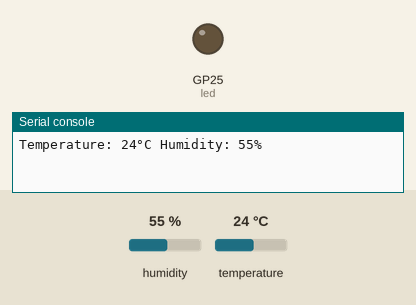
Recording of a program running on a simulated Raspberry Pi Pico running MicroPython. On the bench: output pins drawn as LEDs (lit = HIGH), the last lines printed to the serial console. The test bench sets the inputs (shaded band); at power-on: humidity 55 %, temperature 24 °C.

Above: at 1.2 s.
1.3 s: humidity set to 79 %
3.5 s: humidity set to 82 %
At 5.5 s:
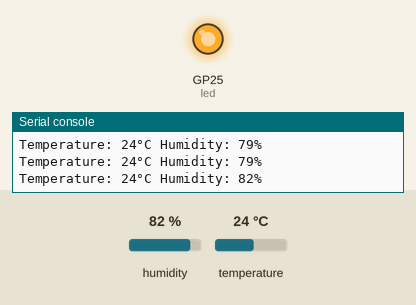
6.1 s: humidity set to 22 %
At 7.7 s:
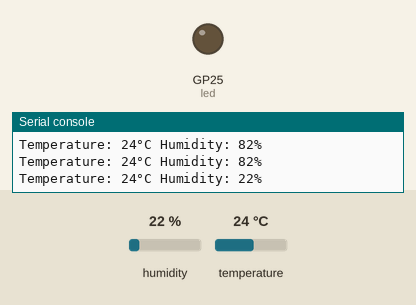
8.3 s: humidity set to 88 %
At 9.8 s:
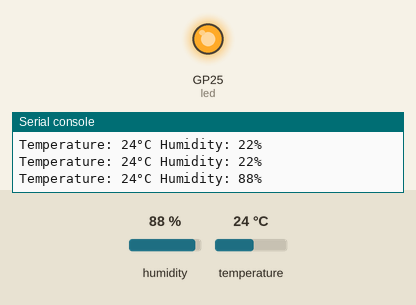
Timing chart, 0 to 11.3 s (numbered marks = the images above; inputs shaded):
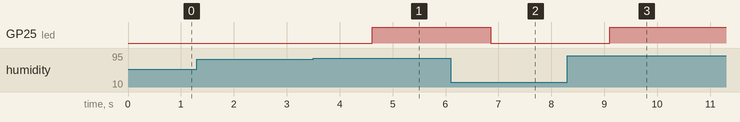

Measured:
- the behaviour switches between 80 and 81 % on humidity (found by bisection; images 0 and 1)
- after the input at 3.5 s, GP25 (led): LOW → HIGH after 1.1 s
- after the input at 6.1 s, GP25 (led): HIGH → LOW after 0.76 s
- after the input at 8.3 s, GP25 (led): LOW → HIGH after 0.80 s

The program:

Basic_Sensor_Script.py
```python
import machine
import dht
from machine import Pin
from time import sleep

sensor = dht.DHT11(Pin(4))
led = machine.Pin("LED", machine.Pin.OUT)

while True:
    sleep(0.1)
    sensor.measure()
    temp = sensor.temperature()
    hum = sensor.humidity()
    print("Temperature: {}°C Humidity: {}% ".format(temp, hum))

    if hum > 80:
        led.on()
    else:
        led.off()

    sleep(1)
```
